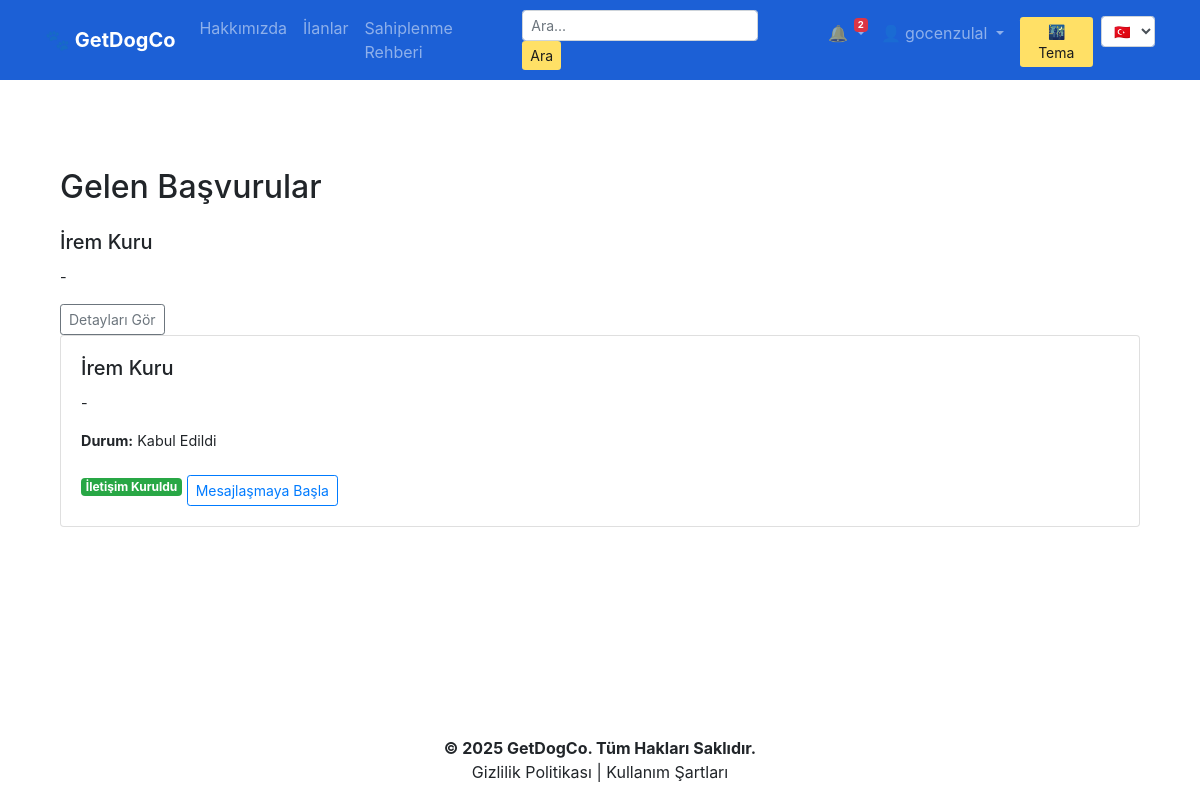
Screenshot of /tr/basvurularim/ (signed in) with the database file from the repository.
### getdogco/models.py (models this page shows, shortened)
class Application(models.Model):
    post = models.ForeignKey(DogAdoptionPost, on_delete=models.CASCADE, related_name="applications")
    applicant = models.ForeignKey(User, on_delete=models.SET_NULL, null=True, blank=True)
    full_name = models.CharField(max_length=100)
    contact_info = models.CharField(max_length=255)
    location_info = models.CharField(max_length=255)
    had_pets_before = models.CharField(max_length=10)
    work_hours = models.CharField(max_length=100, blank=True)
    has_allergy = models.CharField(max_length=10, blank=True)
    motivation = models.TextField()
    created_at = models.DateTimeField(auto_now_add=True)
    STATUS_CHOICES = [
        ('pending', 'Beklemede'),
        ('accepted', 'Kabul Edildi'),
        ('rejected', 'Reddedildi'),
    ]
    status = models.CharField(max_length=10, choices=STATUS_CHOICES, default='pending')
    is_read = models.BooleanField(default=False)

### getdogco/views.py (the view)
# urls.py: path("basvurularim/", views.my_post_applications, name="my_applications"),
@login_required
def my_post_applications(request):
    user_posts = DogAdoptionPost.objects.filter(owner=request.user)
    applications = Application.objects.filter(post__in=user_posts).order_by('-created_at')
    return render(request, "getdogco/my_applications.html", {"applications": applications})

### getdogco/templates/getdogco/my_applications.html (shortened to what this page needs)
{% extends "layout.html" %}
{% load i18n %}
{% block body %}
<div class="container mt-4">
    <h2 class="mb-4">{% trans "Gelen Başvurular" %}</h2>
    {% for app in applications %}
<h5 class="card-title">{{ app.full_name }}</h5>
<p class="card-text">{{ app.motivation }}</p>
<button type="button" class="btn btn-sm btn-outline-secondary" data-toggle="modal" data-target="#appDetailModal{{ app.id }}">
  {% trans "Detayları Gör" %}
</button>
        <div class="card mb-3">
            <div class="card-body">
                <h5 class="card-title">{{ app.full_name }}</h5>
                <p class="card-text">{{ app.motivation }}</p>
                <p class="card-text">
                    <strong>{% trans "Durum:" %}</strong> {{ app.get_status_display }}
                </p>
                {% if app.status == "pending" %}
                    <form method="post" action="{% url 'getdogco:update_application_status' app.id %}">
                        {% csrf_token %}
                        <button name="action" value="accept" class="btn btn-success btn-sm">{% trans "İletişime Geç" %}</button>
                        <button name="action" value="reject" class="btn btn-danger btn-sm">{% trans "Reddet" %}</button>
                    </form>
                {% elif app.status == "accepted" %}
                    <span class="badge badge-success">{% trans "İletişim Kuruldu" %}</span>
                    <a href="{% url 'getdogco:start_conversation' app.applicant.id %}" class="btn btn-outline-primary btn-sm mt-2">
                        {% trans "Mesajlaşmaya Başla" %}
                    </a>
                {% else %}
                    <span class="badge badge-danger">{% trans "Reddedildi" %}</span>
                {% endif %}
            </div>
        </div>
    {% empty %}
        <div class="alert alert-info">{% trans "Henüz başvuru yapılmamış." %}</div>
    {% endfor %}
</div>
{% endblock %}

### templates/layout.html (shortened to what this page needs)
<!DOCTYPE html>
{% load static i18n %}
<html lang="{{ LANGUAGE_CODE }}">
<head>
  <link rel="stylesheet" href="https://stackpath.bootstrapcdn.com/bootstrap/4.5.2/css/bootstrap.min.css">
  <link rel="stylesheet" href="{% static 'css/style.css' %}?v=2.0">
</head>
<body class="d-flex flex-column min-vh-100">
  <nav class="navbar navbar-expand-md navbar-dark" style="background-color:rgb(28, 96, 214) !important;">
    <div class="container">
      <a class="navbar-brand font-weight-bold" href="/">🐾 GetDogCo</a>
      <div class="collapse navbar-collapse" id="navbarCollapse">
        <ul class="navbar-nav mr-auto">
          <li class="nav-item"><a class="nav-link" href="/about">{% trans "Hakkımızda" %}</a></li>
          <li class="nav-item"><a class="nav-link" href="{% url 'getdogco:list_posts' %}">{% trans "İlanlar" %}</a></li>
          <li class="nav-item"><a class="nav-link" href="{% url 'getdogco:adoption_guide' %}">{% trans "Sahiplenme Rehberi" %}</a></li>
        </ul>
        <form method="GET" action="{% url 'getdogco:list_posts' %}" class="form-inline my-2 my-md-0 mr-md-3">
          <input class="form-control form-control-sm mr-2" type="search" name="keyword" placeholder="{% trans 'Ara...' %}" aria-label="{% trans 'Ara' %}">
          <button class="btn btn-sm btn-yellow-custom" type="submit">{% trans "Ara" %}</button>
        </form>
        <ul class="navbar-nav">
          {% if request.user.is_authenticated %}
            <li class="nav-item dropdown">
              <a class="nav-link dropdown-toggle position-relative" href="#" id="notificationDropdown" role="button" data-toggle="dropdown">
                🔔 <span class="badge badge-danger position-absolute" style="top: 5px; right: 5px; font-size: 0.6rem;">2</span>
              </a>
            </li>
            <li class="nav-item dropdown">
              <a class="nav-link dropdown-toggle" href="#" id="userDropdown" role="button" data-toggle="dropdown">
                👤 {{ request.user.username }}
              </a>
            </li>
          {% else %}
            <li class="nav-item"><a class="nav-link" href="{% url 'getdogco:login' %}">{% trans "Giriş Yap" %}</a></li>
            <li class="nav-item"><a class="nav-link" href="{% url 'getdogco:register' %}">{% trans "Kayıt Ol" %}</a></li>
          {% endif %}
          <li class="nav-item">
            <button onclick="toggleDarkMode()" id="darkModeBtn" class="btn btn-sm ml-2 btn-yellow-custom" style="margin-top: 4px;">
              🌃 {% trans "Tema" %}
            </button>
          </li>
          <li class="nav-item ml-2" style="margin-top: 3px;">
            <form action="{% url 'set_language' %}" method="post">
              <select name="language" onchange="this.form.submit()" class="form-control form-control-sm">
                <option value="tr" {% if LANGUAGE_CODE == 'tr' %}selected{% endif %}>🇹🇷</option>
              </select>
            </form>
          </li>
        </ul>
      </div>
    </div>
  </nav>
  <main class="flex-fill">
    <div class="container mt-3 pt-5 mb-5">
      {% block body %}
      {% endblock body %}
    </div>
  </main>
  <footer class="text-center py-3" style="background-color: #ffffff; color: #212529;">
    <p class="mb-0 font-weight-bold">© 2025 GetDogCo. {% trans "Tüm Hakları Saklıdır." %}</p>
    <p class="mb-0">{% trans "Gizlilik Politikası" %} | {% trans "Kullanım Şartları" %}</p>
  </footer>
</body>
</html>

### static/css/style.css (style rules this page uses)
.btn-yellow-custom { background-color: #ffe066; color: #1c1c1c; border: none; transition: background-color 0.3s ease; }
.card-text { font-size: 0.9rem; overflow: hidden; text-overflow: ellipsis; display: -webkit-box; -webkit-line-clamp: 3; -webkit-box-orient: vertical; }
html, body { height: 100%; margin: 0; }
body { display: flex; flex-direction: column; min-height: 100vh; }
main.flex-fill { flex: 1; }

### rows the page displays
Application: full_name "İrem Kuru", motivation "-", status "Kabul Edildi"

### other values shown
{{ request.user.username }} "gocenzulal"
